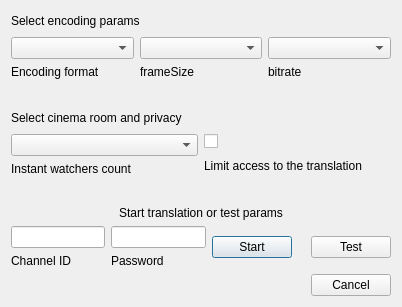
<?xml version="1.0" encoding="UTF-8"?>
<ui version="4.0">
 <class>StartAirDialog</class>
 <widget class="QDialog" name="StartAirDialog">
  <property name="geometry">
   <rect>
    <x>0</x>
    <y>0</y>
    <width>402</width>
    <height>307</height>
   </rect>
  </property>
  <property name="windowTitle">
   <string>Dialog</string>
  </property>
  <layout class="QVBoxLayout" name="verticalLayout">
   <item>
    <layout class="QHBoxLayout" name="horizontalLayout_2">
     <item>
      <widget class="QLabel" name="encodingParamsLabel">
       <property name="text">
        <string>Select encoding params</string>
       </property>
      </widget>
     </item>
     <item>
      <spacer name="horizontalSpacer">
       <property name="orientation">
        <enum>Qt::Horizontal</enum>
       </property>
       <property name="sizeHint" stdset="0">
        <size>
         <width>40</width>
         <height>20</height>
        </size>
       </property>
      </spacer>
     </item>
    </layout>
   </item>
   <item>
    <layout class="QHBoxLayout" name="horizontalLayout_3">
     <item>
      <layout class="QVBoxLayout" name="verticalLayout_2">
       <item>
        <widget class="QComboBox" name="encodingFormatComboBox"/>
       </item>
       <item>
        <widget class="QLabel" name="encodingFormatLabel">
         <property name="text">
          <string>Encoding format</string>
         </property>
        </widget>
       </item>
      </layout>
     </item>
     <item>
      <layout class="QVBoxLayout" name="verticalLayout_3">
       <item>
        <widget class="QComboBox" name="frameSizeComboBox"/>
       </item>
       <item>
        <widget class="QLabel" name="frameSizeLabel">
         <property name="text">
          <string>frameSize</string>
         </property>
        </widget>
       </item>
      </layout>
     </item>
     <item>
      <layout class="QVBoxLayout" name="verticalLayout_4">
       <item>
        <widget class="QComboBox" name="bitrateComboBox"/>
       </item>
       <item>
        <widget class="QLabel" name="bitrateLabel">
         <property name="text">
          <string>bitrate</string>
         </property>
        </widget>
       </item>
      </layout>
     </item>
    </layout>
   </item>
   <item>
    <spacer name="verticalSpacer">
     <property name="orientation">
      <enum>Qt::Vertical</enum>
     </property>
     <property name="sizeHint" stdset="0">
      <size>
       <width>20</width>
       <height>40</height>
      </size>
     </property>
    </spacer>
   </item>
   <item>
    <layout class="QHBoxLayout" name="horizontalLayout_4">
     <item>
      <widget class="QLabel" name="cinemaRoomLabel">
       <property name="text">
        <string>Select cinema room and privacy</string>
       </property>
      </widget>
     </item>
     <item>
      <spacer name="horizontalSpacer_2">
       <property name="orientation">
        <enum>Qt::Horizontal</enum>
       </property>
       <property name="sizeHint" stdset="0">
        <size>
         <width>40</width>
         <height>20</height>
        </size>
       </property>
      </spacer>
     </item>
    </layout>
   </item>
   <item>
    <layout class="QHBoxLayout" name="horizontalLayout_5">
     <item>
      <layout class="QVBoxLayout" name="verticalLayout_5">
       <item>
        <widget class="QComboBox" name="instantWatchersComboBox"/>
       </item>
       <item>
        <widget class="QLabel" name="instantWatchersLabel">
         <property name="text">
          <string>Instant watchers count</string>
         </property>
        </widget>
       </item>
      </layout>
     </item>
     <item>
      <layout class="QVBoxLayout" name="verticalLayout_6">
       <item>
        <widget class="QCheckBox" name="privateCheckBox">
         <property name="text">
          <string/>
         </property>
        </widget>
       </item>
       <item>
        <widget class="QLabel" name="privateLabel">
         <property name="text">
          <string>Limit access to the translation</string>
         </property>
        </widget>
       </item>
      </layout>
     </item>
    </layout>
   </item>
   <item>
    <spacer name="verticalSpacer_2">
     <property name="orientation">
      <enum>Qt::Vertical</enum>
     </property>
     <property name="sizeHint" stdset="0">
      <size>
       <width>20</width>
       <height>40</height>
      </size>
     </property>
    </spacer>
   </item>
   <item>
    <widget class="QLabel" name="startLabel">
     <property name="text">
      <string>Start translation or test params</string>
     </property>
     <property name="alignment">
      <set>Qt::AlignCenter</set>
     </property>
    </widget>
   </item>
   <item>
    <layout class="QHBoxLayout" name="horizontalLayout_6">
     <item>
      <layout class="QHBoxLayout" name="horizontalLayout_7">
       <item>
        <layout class="QVBoxLayout" name="verticalLayout_8">
         <item>
          <widget class="QLineEdit" name="channelIdField"/>
         </item>
         <item>
          <widget class="QLabel" name="channelIdLabel">
           <property name="text">
            <string>Channel ID</string>
           </property>
          </widget>
         </item>
        </layout>
       </item>
       <item>
        <layout class="QVBoxLayout" name="verticalLayout_7">
         <item>
          <widget class="QLineEdit" name="passwordField">
           <property name="echoMode">
            <enum>QLineEdit::Password</enum>
           </property>
          </widget>
         </item>
         <item>
          <widget class="QLabel" name="passwordLabel">
           <property name="text">
            <string>Password</string>
           </property>
          </widget>
         </item>
        </layout>
       </item>
       <item>
        <widget class="QPushButton" name="startBtn">
         <property name="text">
          <string>Start</string>
         </property>
        </widget>
       </item>
      </layout>
     </item>
     <item>
      <spacer name="horizontalSpacer_3">
       <property name="orientation">
        <enum>Qt::Horizontal</enum>
       </property>
       <property name="sizeHint" stdset="0">
        <size>
         <width>40</width>
         <height>20</height>
        </size>
       </property>
      </spacer>
     </item>
     <item>
      <widget class="QPushButton" name="testBtn">
       <property name="text">
        <string>Test</string>
       </property>
      </widget>
     </item>
    </layout>
   </item>
   <item>
    <widget class="QDialogButtonBox" name="buttonBox">
     <property name="orientation">
      <enum>Qt::Horizontal</enum>
     </property>
     <property name="standardButtons">
      <set>QDialogButtonBox::Cancel</set>
     </property>
    </widget>
   </item>
  </layout>
 </widget>
 <resources/>
 <connections>
  <connection>
   <sender>buttonBox</sender>
   <signal>accepted()</signal>
   <receiver>StartAirDialog</receiver>
   <slot>accept()</slot>
   <hints>
    <hint type="sourcelabel">
     <x>248</x>
     <y>254</y>
    </hint>
    <hint type="destinationlabel">
     <x>157</x>
     <y>274</y>
    </hint>
   </hints>
  </connection>
  <connection>
   <sender>buttonBox</sender>
   <signal>rejected()</signal>
   <receiver>StartAirDialog</receiver>
   <slot>reject()</slot>
   <hints>
    <hint type="sourcelabel">
     <x>316</x>
     <y>260</y>
    </hint>
    <hint type="destinationlabel">
     <x>286</x>
     <y>274</y>
    </hint>
   </hints>
  </connection>
 </connections>
</ui>
